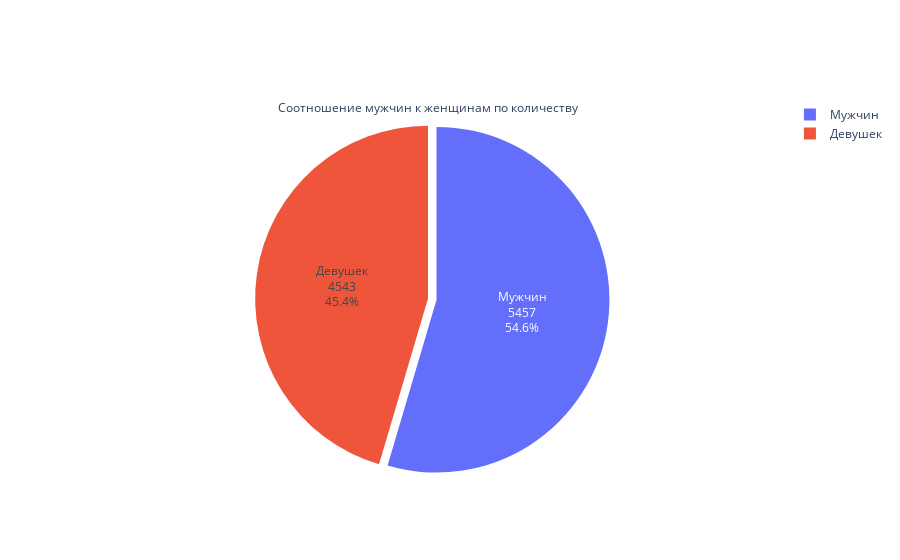

This figure's notebook cell:
### Markdown cell above
### Определить клиенты какого пола чаще покидают банк

### Code cell
fig = go.Figure(go.Pie(
    labels=['Мужчин' ,'Девушек'],
    values = data['Gender'].value_counts().to_list(), title='Соотношение мужчин к женщинам по количеству'))
fig.update_traces(textposition='inside', textinfo='percent+value+label', pull=[0.05,0])
fig.show()

### Figure 1 — Plotly figure (JSON) as saved in the notebook; plotly's stock layout.template omitted (floating-point values rounded to 4 significant figures)
{"data": [{"labels": ["Мужчин", "Девушек"], "pull": [0.05, 0], "textinfo": "percent+value+label", "textposition": "inside", "title": {"text": "Соотношение мужчин к женщинам по количеству"}, "type": "pie", "values": [5457, 4543]}], "layout": {}}
